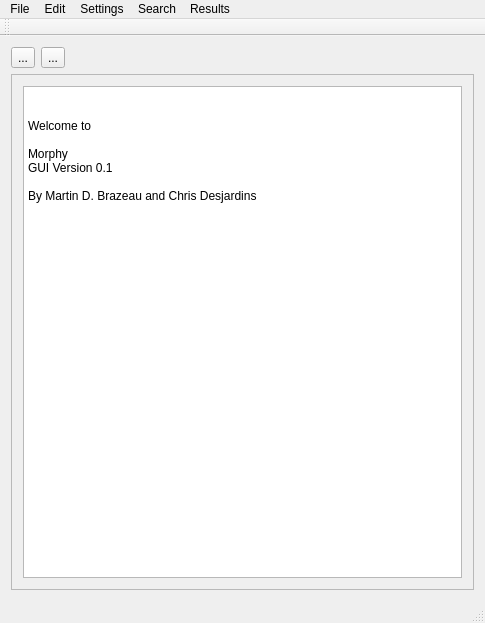
<?xml version="1.0" encoding="UTF-8"?>
<ui version="4.0">
 <class>MainWindow</class>
 <widget class="QMainWindow" name="MainWindow">
  <property name="geometry">
   <rect>
    <x>0</x>
    <y>0</y>
    <width>485</width>
    <height>623</height>
   </rect>
  </property>
  <property name="windowTitle">
   <string>- Morphy -</string>
  </property>
  <widget class="QWidget" name="centralWidget">
   <layout class="QGridLayout" name="gridLayout">
    <item row="0" column="0">
     <widget class="QToolButton" name="toolButton">
      <property name="text">
       <string>...</string>
      </property>
     </widget>
    </item>
    <item row="0" column="1">
     <widget class="QToolButton" name="toolButton_2">
      <property name="text">
       <string>...</string>
      </property>
     </widget>
    </item>
    <item row="2" column="0" colspan="4">
     <widget class="QScrollArea" name="scrollArea">
      <property name="widgetResizable">
       <bool>true</bool>
      </property>
      <widget class="QWidget" name="scrollAreaWidgetContents">
       <property name="geometry">
        <rect>
         <x>0</x>
         <y>0</y>
         <width>459</width>
         <height>508</height>
        </rect>
       </property>
       <layout class="QGridLayout" name="gridLayout_2">
        <item row="0" column="0">
         <widget class="QPlainTextEdit" name="mwTextDisplay">
          <property name="readOnly">
           <bool>true</bool>
          </property>
          <property name="plainText">
           <string>

Welcome to 

Morphy
GUI Version 0.1

By Martin D. Brazeau and Chris Desjardins</string>
          </property>
          <property name="cursorWidth">
           <number>0</number>
          </property>
         </widget>
        </item>
       </layout>
      </widget>
     </widget>
    </item>
   </layout>
  </widget>
  <widget class="QMenuBar" name="menuBar">
   <property name="geometry">
    <rect>
     <x>0</x>
     <y>0</y>
     <width>485</width>
     <height>22</height>
    </rect>
   </property>
   <widget class="QMenu" name="menuFile">
    <property name="title">
     <string>File</string>
    </property>
    <addaction name="actionOpen"/>
    <addaction name="actionClose_File"/>
    <addaction name="actionSave_File"/>
    <addaction name="actionSave_File_As"/>
   </widget>
   <widget class="QMenu" name="menuEdit">
    <property name="title">
     <string>Edit</string>
    </property>
   </widget>
   <widget class="QMenu" name="menuSettings">
    <property name="title">
     <string>Settings</string>
    </property>
    <addaction name="actionGlobal_Search_Parameters"/>
    <addaction name="actionSettsTaxaAndOutgroup"/>
    <addaction name="actionSettsCharacters"/>
   </widget>
   <widget class="QMenu" name="menuSearch">
    <property name="title">
     <string>Search</string>
    </property>
    <addaction name="actionExhaustive_Search"/>
    <addaction name="actionBranch_and_Bound_Search"/>
    <addaction name="actionHeuristic_Search"/>
    <addaction name="separator"/>
    <addaction name="actionBootstrap"/>
    <addaction name="actionJackknife"/>
   </widget>
   <widget class="QMenu" name="menuResults">
    <property name="title">
     <string>Results</string>
    </property>
    <addaction name="actionShow_Trees"/>
    <addaction name="actionCompute_Consensus"/>
    <addaction name="separator"/>
    <addaction name="actionClear_Trees_From_Memory"/>
   </widget>
   <addaction name="menuFile"/>
   <addaction name="menuEdit"/>
   <addaction name="menuSettings"/>
   <addaction name="menuSearch"/>
   <addaction name="menuResults"/>
  </widget>
  <widget class="QStatusBar" name="statusBar"/>
  <widget class="QToolBar" name="mainToolBar">
   <attribute name="toolBarArea">
    <enum>TopToolBarArea</enum>
   </attribute>
   <attribute name="toolBarBreak">
    <bool>false</bool>
   </attribute>
  </widget>
  <action name="actionOpen">
   <property name="text">
    <string>Open File...</string>
   </property>
  </action>
  <action name="actionClose_File">
   <property name="text">
    <string>Close File...</string>
   </property>
  </action>
  <action name="actionSave_File">
   <property name="text">
    <string>Save File</string>
   </property>
  </action>
  <action name="actionSave_File_As">
   <property name="text">
    <string>Save File As...</string>
   </property>
  </action>
  <action name="actionExhaustive_Search">
   <property name="text">
    <string>Exhaustive Search...</string>
   </property>
  </action>
  <action name="actionBranch_and_Bound_Search">
   <property name="text">
    <string>Branch-and-Bound Search...</string>
   </property>
  </action>
  <action name="actionHeuristic_Search">
   <property name="text">
    <string>Heuristic Search...</string>
   </property>
  </action>
  <action name="actionBootstrap">
   <property name="text">
    <string>Bootstrap...</string>
   </property>
  </action>
  <action name="actionJackknife">
   <property name="text">
    <string>Jackknife...</string>
   </property>
  </action>
  <action name="actionShow_Trees">
   <property name="text">
    <string>Show Trees...</string>
   </property>
  </action>
  <action name="actionCompute_Consensus">
   <property name="text">
    <string>Compute Consensus...</string>
   </property>
  </action>
  <action name="actionClear_Trees_From_Memory">
   <property name="text">
    <string>Clear Trees From Memory</string>
   </property>
  </action>
  <action name="actionGlobal_Search_Parameters">
   <property name="text">
    <string>Global Search Parameters...</string>
   </property>
  </action>
  <action name="actionSettsTaxaAndOutgroup">
   <property name="text">
    <string>Taxa and Outgroup...</string>
   </property>
  </action>
  <action name="actionSettsCharacters">
   <property name="text">
    <string>Characters...</string>
   </property>
  </action>
 </widget>
 <layoutdefault spacing="6" margin="11"/>
 <resources/>
 <connections/>
</ui>
